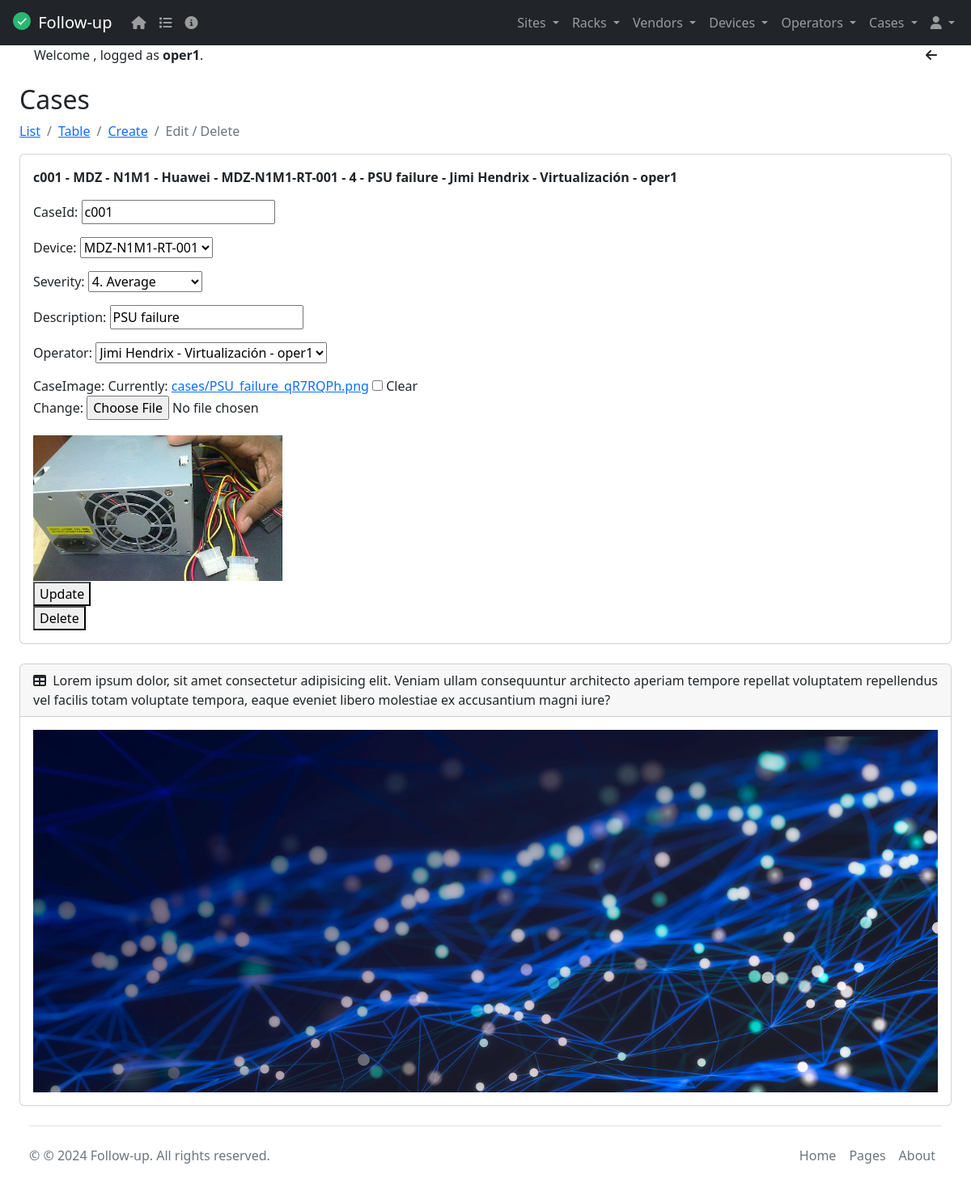
Page /cases/1 (signed in) on the committed database.
### tasks/models.py (models this page shows, shortened)
class Case(models.Model):
  SEVERITIES = (
    ('1', "1. Not classified"),
    ('2', "2. Information"),
    ('3', "3. Warning"),
    ('4', "4. Average"),
    ('5', "5. High"),
    ('6', "6. Disaster")
  )
  caseId = models.CharField(max_length=6)
  description = models.CharField(max_length=20)
  severity = models.CharField(choices=SEVERITIES, max_length=2, null=True)
  site = models.ForeignKey(Site, on_delete=models.CASCADE, null=True, editable=False)
  rack = models.ForeignKey(Rack, on_delete=models.CASCADE, null=True, editable=False)
  vendor = models.ForeignKey(Vendor, on_delete=models.CASCADE, null=True, editable=False)
  device = models.ForeignKey(Device, on_delete=models.CASCADE, null=True)
  operator = models.ForeignKey(Operator, on_delete=models.CASCADE, null=True)
  caseImage = models.ImageField(upload_to='cases', blank=True, null=True, default="/media/static/default.png")
  class Meta():
    verbose_name = 'Case'
    verbose_name_plural = 'Cases'
    ordering = ('caseId', 'description')
    unique_together = ('caseId', 'description')

class Site(models.Model):
  siteId = models.CharField(max_length=6)
  name = models.CharField(max_length=20)
  address = models.CharField(max_length=30)
  city = models.CharField(max_length=20)
  country = models.CharField(max_length=20)
  switchowner = models.CharField(max_length=30)
  contact = models.IntegerField(default=0)
  siteImage = models.ImageField(upload_to='sites', blank=True, null=True, default="/media/static/default.png") # default=""
  def __str__(self):
    return self.name
  class Meta():
    verbose_name = 'Site'
    verbose_name_plural = 'Sites'
    ordering = ('siteId', 'name')
    unique_together = ('siteId', 'name')

class Rack(models.Model):
  rackId = models.CharField(max_length=6)
  name = models.CharField(max_length=20)
  site = models.ForeignKey(Site, on_delete=models.CASCADE, null=True)
  rackImage = models.ImageField(upload_to='racks', blank=True, null=True, default="/media/static/default.png") # default=""
  def __str__(self):
    return f"{self.name}"
  class Meta():
    verbose_name = 'Rack'
    verbose_name_plural = 'Racks'
    ordering = ('rackId', 'name')
    unique_together = ('rackId', 'name')

class Vendor(models.Model):
  vendorId = models.CharField(max_length=6)
  name = models.CharField(max_length=20)
  email = models.EmailField()
  contact = models.IntegerField()
  link = models.URLField(max_length=200, blank=True)
  vendorImage = models.ImageField(upload_to='vendors', blank=True, null=True, default="/media/static/default.png")
  def __str__(self):
    return self.name
  class Meta():
    verbose_name = 'Vendor'
    verbose_name_plural = 'Vendors'
    ordering = ('vendorId', 'name')
    unique_together = ('vendorId', 'name')

class Device(models.Model):
  CATEGORIES = (
    ('RT', "Router"),
    ('SW2', "Switch L2"),
    ('SW3', "Switch L3"),
    ('FW', "Firewall"),
    ('SR', "Server"),
    ('ST', "Storage")
  )
  deviceId = models.CharField(max_length=6)
  name = models.CharField(max_length=20)
  category = models.CharField(choices=CATEGORIES, max_length=3, null=True)
  model = models.CharField(max_length=20)
  serialNumber = models.CharField(max_length=30)
  site = models.ForeignKey(Site, on_delete=models.CASCADE, null=True)
  rack = ChainedForeignKey(
    Rack,
    on_delete=models.CASCADE,
    null=True,
    related_name='devices',
    chained_field="site",
    chained_model_field="site",
    show_all=False,
    auto_choose=True,
    sort=True)
  vendor = models.ForeignKey(Vendor, on_delete=models.CASCADE, null=True)
  deviceImage = models.ImageField(upload_to='devices', blank=True, null=True, default="/media/static/default.png")
  def __str__(self):
    return f"{self.name}"
  class Meta():
    verbose_name = 'Device'
    verbose_name_plural = 'Devices'
    ordering = ('deviceId', 'name')
    unique_together = ('deviceId', 'name')

class Operator(models.Model):
  operatorId = models.CharField(max_length=6)
  firstName = models.CharField(max_length=20)
  lastName = models.CharField(max_length=20)
  email = models.EmailField()
  contact = models.IntegerField()
  backOffice = models.CharField(max_length=20)
  user = models.OneToOneField(User, on_delete=models.CASCADE, null=True)
  operatorImage = models.ImageField(upload_to='operators', blank=True, null=True, default="/media/static/default.png")
  def __str__(self):
    return self.firstName + ' ' + self.lastName + ' - ' + self.backOffice + ' - ' + self.user.username
  class Meta():
    verbose_name = 'Operator'
    verbose_name_plural = 'Operators'
    ordering = ('operatorId', 'firstName', 'lastName')
    unique_together = ('operatorId', 'firstName', 'lastName')

### tasks/views.py (the view, shortened to what this page needs)
# urls.py: path('cases/<int:case_id>', views.case_detail, name='case_detail'),
@login_required
def case_detail(request, case_id):
    if request.method == 'GET':
        case = get_object_or_404(Case, pk=case_id)
        form = CaseForm(instance=case)
        return render(request, 'case_detail.html', {'case': case, 'form': form})

### tasks/forms.py
class CaseForm(ModelForm):
    class Meta:
        model = Case
        fields = ['caseId', 'device', 'severity', 'description', 'operator', 'caseImage']

### tasks/templates/case_detail.html (shortened to what this page needs)
{% extends 'base.html' %}
{% block content %}
<h2 class="mt-4">Cases</h2>
<nav aria-label="breadcrumb">
  <ol class="breadcrumb">
    <li class="breadcrumb-item"><a href="/cases">List</a></li>
    <li class="breadcrumb-item"><a href="/case_table">Table</a></li>
    <li class="breadcrumb-item"><a href="/case_create">Create</a></li>
    <li class="breadcrumb-item active" aria-current="page">Edit / Delete</li>
  </ol>
</nav>
<div class="card mb-4">
  <div class="card-body">
    <p><strong>{{case.caseId}} - {{case.site}} - {{ case.rack }} - {{case.vendor}} - {{case.device}} - {{case.severity}} - {{case.description}} - {{case.operator}}</strong></p>
    <form method="POST" enctype="multipart/form-data">
      {{form.as_p}}
      <section>
        <img
          src="{{ case.caseImage.url }}"
          alt="{{ case.description }}"
        />
      </section>
      <button>
        Update
      </button>
    </form>
    <form action="{% url 'case_delete' case.id %}" method="POST">
      <button>
        Delete
      </button>
    </form>
  </div>
</div>
{% endblock %}

### tasks/templates/base.html (shortened to what this page needs)
<!DOCTYPE html>
<html lang="en" data-bs-theme="dark">
  <head>
    <link rel="stylesheet" href="https://cdn.jsdelivr.net/npm/bootstrap@5.2.0/dist/css/bootstrap.min.css">
    <link href="https://cdn.datatables.net/v/dt/jq-3.7.0/jszip-3.10.1/dt-2.0.8/af-2.7.0/b-3.0.2/b-colvis-3.0.2/b-html5-3.0.2/b-print-3.0.2/cr-2.0.3/date-1.5.2/fc-5.0.1/fh-4.0.1/kt-2.12.1/r-3.0.2/rg-1.5.0/rr-1.5.0/sc-2.4.3/sb-1.7.1/sp-2.3.1/sl-2.0.3/sr-1.4.1/datatables.min.css" rel="stylesheet">
    <link rel="stylesheet" href="https://cdnjs.cloudflare.com/ajax/libs/font-awesome/6.5.2/css/all.min.css">
  </head>
  <body>
  {% include 'navbar.html' %}
    <div id="layoutSidenav_content">
      <main>
        <div class="container-fluid px-4">
          {% if user.is_authenticated %}
          <div class="container text-center">
            <div class="row">
              <div class="col">
                <div class="text-start">
                  Welcome <strong>{{request.user.first_name}} {{request.user.last_name}}</strong>,
                  logged as <strong>{{request.user.username}}</strong>.
                </div>
              </div>
              <div class="col col-lg-2">
                <div class="text-end">
                  <i class="fa fa-arrow-left" aria-hidden="true" onclick="window.history.back()"></i>
                </div>
              </div>
            </div>
          </div>
          {% endif %}
          {% block content %}
          {% endblock %}
          {% include 'footer.html' %}
        </div>
      </main>
    </div>
  </body>
</html>

### tasks/templates/base.html (style rules this page uses)
html { scroll-padding-top: 220px; }
body { position: relative; overflow-y: auto; }

### rows in the picture
Case: caseId "c001", site "MDZ", rack "N1M1", vendor "Huawei", device "MDZ-N1M1-RT-001", severity "4", description "PSU failure", operator "Jimi Hendrix - Virtualización - oper1", severity "4. Average", caseImage (picture)

### other values in the picture
{{ request.user.username }} "oper1"
